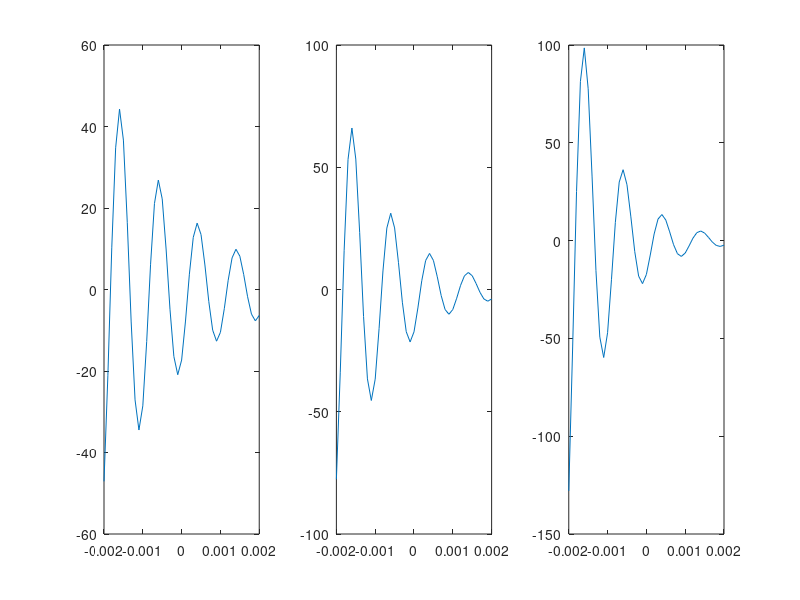
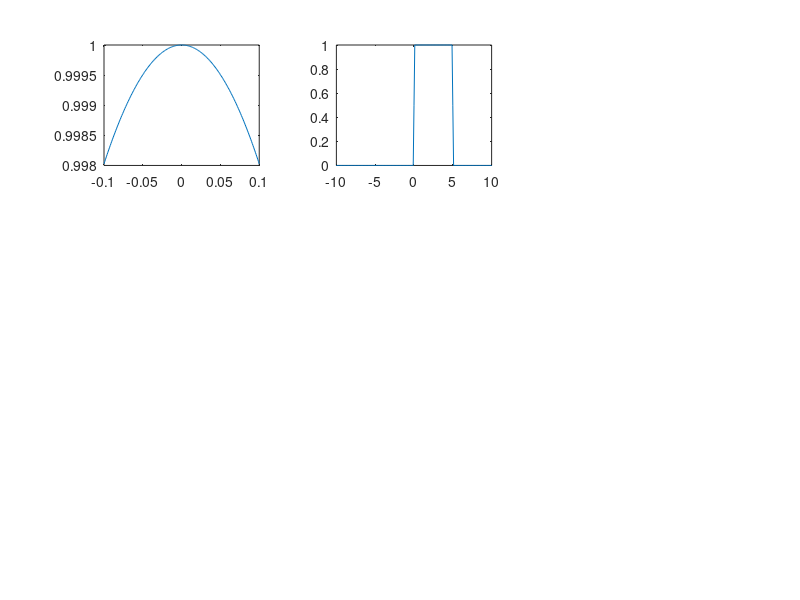

Reproduce these figures in MATLAB, in order. (Note: this script raises an error after producing the figures.)
%hyat ch-1 problems

%1.44
t=-0.002:.0001:0.002;
a1=500;
x=20*sin(2*pi*1000*t-pi/3).*exp(-a1*t);
subplot(1,3,1)
plot(t,x)

a2=750;
x=20*sin(2*pi*1000*t-pi/3).*exp(-a2*t);
subplot(1,3,2);
plot(t,x)

a3=1000;
x=20*sin(2*pi*1000*t-pi/3).*exp(-a3*t);
subplot(1,3,3)
plot(t,x)


%1.45
%raised cosine function - continuous function
F=0.1;
w0=2*pi*F;
n=-0.1:.001:0.1;
rcos=cos(w0*n);
figure(2)
subplot(3,3 ,1);
plot(n,rcos)

%1.46 
t=-10:.1:10;
A=10;
u1=[zeros(1,100),0.5,ones(1,100)];
u2=[zeros(1,150),0.5,ones(1,50)];
u=u1-u2;
figure(2)
subplot(3,3,2);
length(u)
length(t)
plot(t,u)

%1.46 using time shifted unit steps

s1=heaviside(t);
s2=heaviside(t-5);
s=s1-s2;
figure(2);
subplot(3,3,4);
plot(t,s1)
figure(2)
subplot(3,3,5);
plot(t,s2)
figure(2)
subplot(3,3,6)
plot(t,s)
